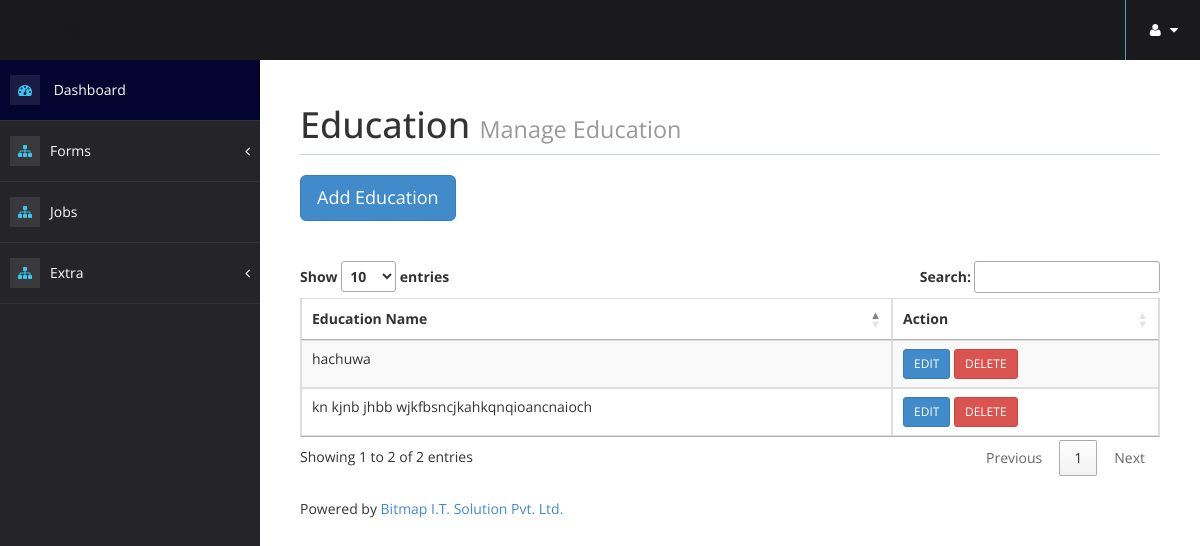
Page /admin/education.php (signed in) on the committed database.
### tables this page shows
CREATE TABLE IF NOT EXISTS `tbl_education` (
`id` int(11) NOT NULL,
  `education_name` varchar(200) NOT NULL
);

### admin/education.php (the view, shortened to what this page needs)
<!DOCTYPE html>
<html xmlns="http://www.w3.org/1999/xhtml">
<head>
    <link href="assets/css/bootstrap.css" rel="stylesheet" />
    <link href="assets/css/font-awesome.css" rel="stylesheet" />
    <link href="assets/js/morris/morris-0.4.3.min.css" rel="stylesheet" />
    <link href="assets/css/custom-styles.css" rel="stylesheet" />
    <link rel="stylesheet" type="text/css" href="https://cdn.datatables.net/1.10.20/css/jquery.dataTables.min.css">
</head>
<body>
    <div id="wrapper">
        <nav class="navbar navbar-default top-navbar " data-spy="affix" data-offset-top="197" role="navigation">
            <div class="navbar-header">
                <a class="navbar-brand" href="admin.php">ADMIN</a>
            </div>
            <ul class="nav navbar-top-links navbar-right" >
                <li class="dropdown">
                    <a class="dropdown-toggle" data-toggle="dropdown" href="#" aria-expanded="false">
                        <i class="fa fa-user fa-fw"></i> <i class="fa fa-caret-down"></i>
                    </a>
                </li>
            </ul>
        </nav>
        <nav class="navbar-default navbar-side" role="navigation">
            <div class="sidebar-collapse">
                <ul class="nav" id="main-menu">
                    <li>
                        <a class="active-menu" href="admin.php" style="background-color:#040430;"><i class="fa fa-dashboard"></i> Dashboard</a>
                    </li>
                    <li>
                        <a href="#"><i class="fa fa-sitemap"></i>Forms<span class="fa arrow"></span></a>
                    </li>
                     <li>
                        <a href="addjob.php"><i class="fa fa-sitemap"></i>Jobs</span></a>
                    </li>
                    <li>
                        <a href="#"><i class="fa fa-sitemap"></i>Extra<span class="fa arrow"></span></a>
                    </li>
                </ul>
            </div>
        </nav>
        <div id="page-wrapper">
            <div id="page-inner">
                <div class="row">
                    <div class="col-md-12">
                        <h1 class="page-header">
                            Education <small>Manage Education</small>
                        </h1>
                    </div>
                </div>
                <div>
                    <button type="button" class="btn btn-primary btn-lg " data-toggle="modal" data-target="#myModal">
                      Add Education
                    </button>
                </div>
                <br>
                <br>
 <table id="example" class="table table-striped table-bordered " cellspacing="0" width="100%">
  <thead>
    <tr>
    <th class="th-sm ">Education Name</th>
     <th class="th-sm">Action</th>
    </tr>
  </thead>
  <tbody>
    <?php
include '../openconnection.php';
$query = "SELECT * FROM tbl_education";
$result = $conn->query($query);
while($rows = $result->fetch_assoc())
{
 ?>
    <tr>
      <td><?php echo $rows['education_name'];?></td>
       <td>
          <a href="#" class="btn btn-primary btn-sm">EDIT</a>
          <a href="education.php?dlt_id=<?php echo $rows['id'];?>" class="btn btn-danger btn-sm" name="delete_btn">DELETE</a>
        </td>
    </tr>
     <?php
  }
  ?>
  </tbody>
</table>
                <footer><p>Powered by <a href="https://bitmapitsolution.com" target="_blank">Bitmap I.T. Solution Pvt. Ltd.</a></p></footer>
            </div>
        </div>
    </div>
</body>
</html>

### admin/assets/css/custom-styles.css (style rules this page uses)
body { font-family: 'Open Sans', sans-serif; }
#wrapper { width: 100%; background-color: #252529 ; }
#page-wrapper { padding: 15px 15px; min-height: 600px; background: #FFFFFF; }
#page-inner { width:100%; margin:10px 20px 10px 0px; background-color:transparent; padding:10px; min-height:1200px; }
h1, .h1, h2, .h2, h3, .h3 { margin-top: 7px; margin-bottom: -5px; }
p { font-size:16px; line-height:25px; padding-top:20px; }
.navbar-side .nav > li > a > i { color: #39C6F0; background: rgba(255, 255, 255, 0.09); padding: 8px; width: 30px; text-align: center; }
.page-header { padding-bottom: 9px; margin: 10px 0 20px; border-bottom: 1px solid #C7D1DD; }
footer p { font-size: 14px; }
.top-navbar { margin:0px; }
.top-navbar .navbar-brand { color: #fff; width: 260px; text-align: left; height: 60px; font-size: 30px; font-weight: 700; text-transform: uppercase; line-height: 30px; }
.top-navbar .nav > li { position: relative; display: inline-block; margin: 0px; padding: 0px; }
.top-navbar .nav > li > a { position: relative; display: block; padding: 20px; color: #FFFFFF; border-left: 1px solid #40A7C5; margin: 0px; }
.active-menu { background-color: 1a1a1c; }
.arrow { float: right; margin-top: 8px; }
.fa.arrow:before { content: "\f104"; }
.sidebar-collapse , .sidebar-collapse .nav { background:none; }
.sidebar-collapse .nav { padding:0; }
.sidebar-collapse .nav > li > a { color:#fff; background:transparent; text-shadow:none; }
.sidebar-collapse > .nav > li > a { padding:15px 10px; }
.sidebar-collapse > .nav > li { border-bottom: 1px solid rgba(107, 108, 109, 0.19); }
.navbar-side { border:none; background-color: transparent; }
.top-navbar { background: #1a1a1c; border-bottom:none; }
.top-navbar .nav > li > a > i { margin-right: 2px; }
.navbar-default { border:0px solid black; }
.navbar-header { background: #1a1a1c; }
.nav > li > a > i { margin-right:10px; color: #FFFFFF; }
@media (min-width:768px) { #page-wrapper { margin: 0 0 0 260px; padding: 15px 30px; min-height: 1200px; } }
@media (min-width:768px) { .navbar-side { z-index: 1; position: absolute; width: 260px; } }
@media (min-width:768px) { .navbar { border-radius: 0px; } }

### rows in the picture
tbl_education: education_name "hachuwa"
tbl_education: education_name "kn kjnb jhbb wjkfbsncjkahkqnqioancnaioch"
